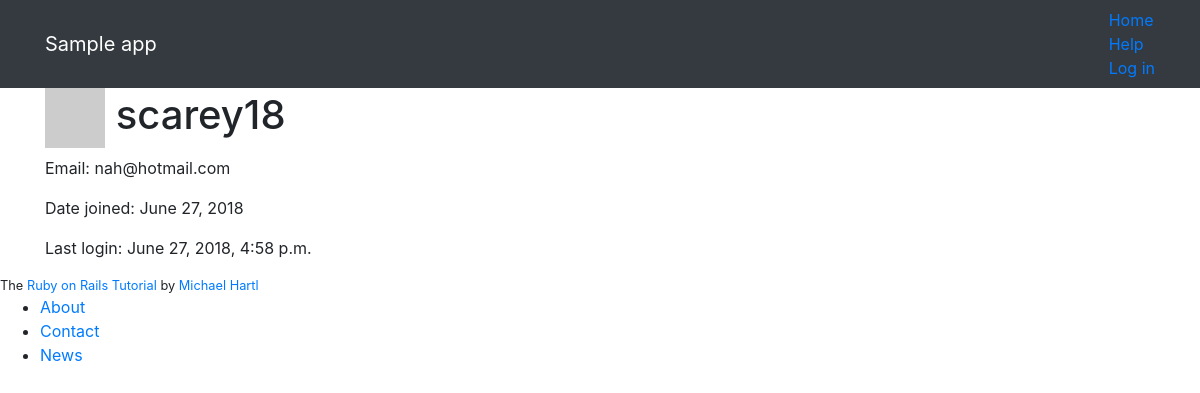
The page /users/1 on the database as committed earlier.
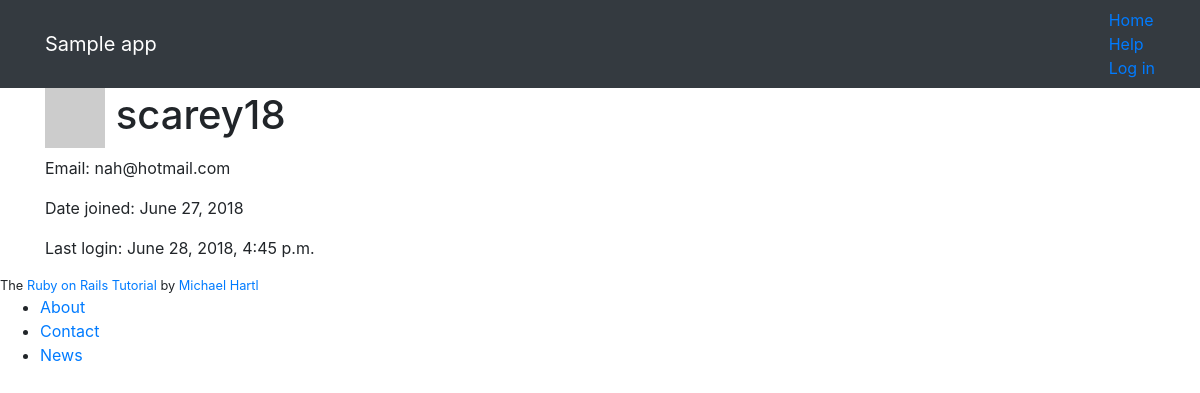
The same page on the database as committed later.
### static_pages/models.py (models this page shows, shortened)
class User(AbstractUser):
    def gravatar(self, size=60):
        digest = hashlib.md5(self.email.encode()).hexdigest()
        url = f'http://www.gravatar.com/avatar/{digest}'
        return mark_safe(f'<img src="{url}" height="{size}" width="{size}" class="gravatar">')

### static_pages/views.py (the view)
# urls.py: path('users/<int:pk>', views.UserProfile.as_view(), name='profile'),
class UserProfile(DetailView):
	model = User
	template_name = 'static_pages/profile.html'
	fields = ['username', 'email']

### static_pages/templates/static_pages/profile.html
{% extends 'base.html' %}
{% block content %}
<div class="row">
	<aside class="col-md-4">
		<section class="user_info">
			<h1>
				{{ user.gravatar }}
				{{ user.username }}
			</h1>
			<p>Email: {{ user.email }}</p>
			<p>Date joined: {{ user.date_joined|date:"F d, Y"}}</p>
			<p>Last login: {{ user.last_login }}</p>
		</section>
	</aside>
</div>
{% endblock %}

### static_pages/templates/base.html (shortened to what this page needs)
<head>
	<link rel="stylesheet" href="https://stackpath.bootstrapcdn.com/bootstrap/4.1.1/css/bootstrap.min.css">
	{% load static %}
	<link rel="stylesheet" type="text/css" href="{% static 'static_pages/style.scss' %}">
</head>
<body>
    <header class="navbar navbar-fixed-top navbar-dark bg-dark">
      	<div class="container">
        	<a href="{% url 'static_pages:home' %}" id="logo" class="navbar-brand">Sample app</a>
        	<nav>
          		<ul class="nav navbar-nav navbar-right">
            		<li><a href="{% url 'static_pages:home' %}">Home</a></li>
            		<li><a href="{% url 'static_pages:help' %}">Help</a></li>
            		<li><a href="#">Log in</a></li>
          		</ul>
        	</nav>
      	</div>
    </header>
    <div class="container content">
      	{% block content %}{% endblock %}
    </div>
    <footer class="footer">
		<small>
	    	The <a href="http://www.railstutorial.org/">Ruby on Rails Tutorial</a>
	   		by <a href="http://www.michaelhartl.com/">Michael Hartl</a>
	  	</small>
	  	<nav>
	    	<ul>
	      		<li><a href="{% url 'static_pages:about' %}">About</a></li>
	      		<li><a href="{% url 'static_pages:contact' %}">Contact</a></li>
	      		<li><a href="http://news.railstutorial.org/">News</a></li>
	    	</ul>
	  	</nav>
	</footer>
</body>

Rows that differ between the two databases and show on the page:
changed User "scarey18": last_login "June 27, 2018, 4:58 p.m." → "June 28, 2018, 4:45 p.m."
